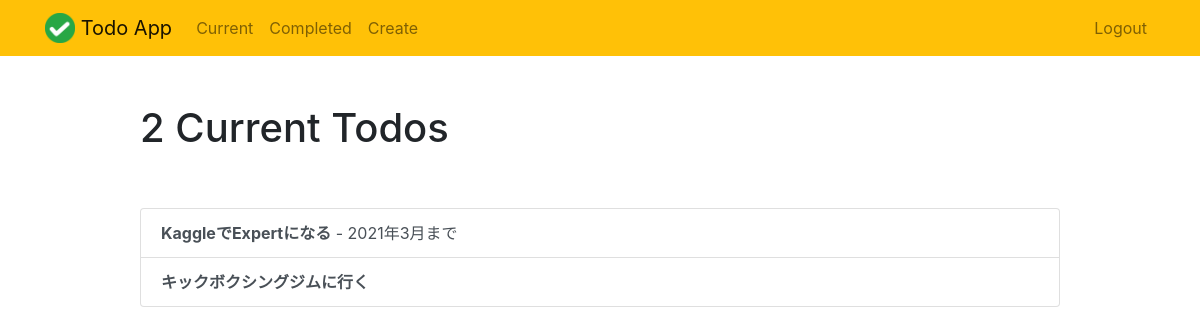
The page /current/ (signed in) on the database its author committed.
### todo/models.py (models this page shows, shortened)
class Todo(models.Model):
    title = models.CharField(max_length=100)
    memo = models.TextField(blank=True)
    created = models.DateTimeField(auto_now_add=True)
    datecompleted = models.DateTimeField(null=True, blank=True)
    important = models.BooleanField(default=False)
    user = models.ForeignKey(User, on_delete=models.CASCADE)

### todo/views.py (the view)
# urls.py: path('current/', views.currenttodos, name='currenttodos'),
@login_required
def currenttodos(request):
    todos = Todo.objects.filter(user=request.user, datecompleted__isnull=True,)
    return render(request, 'todo/currenttodos.html', {'todos':todos})

### todo/templates/todo/currenttodos.html
{% extends "todo/base.html" %}
{% block content %}
    <div class="row justify-content-center mt-5">
        <div class="col-md-10">
            {% if todos %}
                 <h1>{{ todos.count }} Current Todo{{ todos.count|pluralize }}</h1>
            {% else %}
                           <h1>Current Todos</h1>
            {% endif %}
        </div>
    </div>
    <div class="row justify-content-center mt-5">
        <div class="col-md-10">
        {% if todos %}
            <div class="list-group">
                {% for todo in todos %}
                    <a href="{% url 'viewtodo' todo.id %}" class="list-group-item list-group-item-action{% if todo.important %} list-group-item-danger{% endif %}"><b>{{ todo.title }}</b>{% if todo.memo %} - {{ todo.memo|truncatechars:30 }}{% endif %}</a>
                {% endfor %}
            </div>
        {% else %}
            <div class="text-center">
                <h2>Looks like you don't have any todos! Nice work.</h2>
            <br>
            <a role="button" class="btn btn-primary" href="{% url 'createtodo' %}">New Todo</a>
            </div>
        {% endif %}
        </div>
    </div>
{% endblock %}

### rows shown on the page
Todo: title "KaggleでExpertになる", memo "2021年3月まで"
Todo: title "キックボクシングジムに行く"

### other values the page prints
{{ todos.count }} "2"
